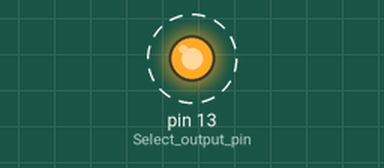
This sketch was run on a simulated Arduino Uno, built with avr-gcc and run on an emulated ATmega328P. Parts: output pins drawn as LEDs (lit = HIGH). Dashed ring = blinking. What the sketch prints to the serial monitor is not drawn.

Above: at 0.5 s.
Timing chart, 0 to 4.6 s (numbered marks = the images above):
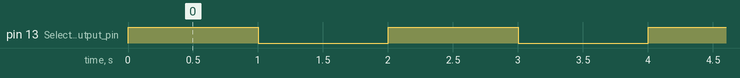

The sketch:

14_HelloWorld.ino
```cpp
void setup() {
  // put your setup code here, to run once:
  pinMode(13,OUTPUT);   //Select output pin
  Serial.begin(9600);
  Serial.println("Hello World!");  //Print on serial monitor

}

void loop() {
  // put your main code here, to run repeatedly:
  digitalWrite(13,HIGH);
  delay(1000);
  digitalWrite(13,LOW);
  delay(1000);
}
```

Measured:
- by itself, pin 13 (Select_output_pin): alternates HIGH for 1.0 s and LOW for 1.0 s
